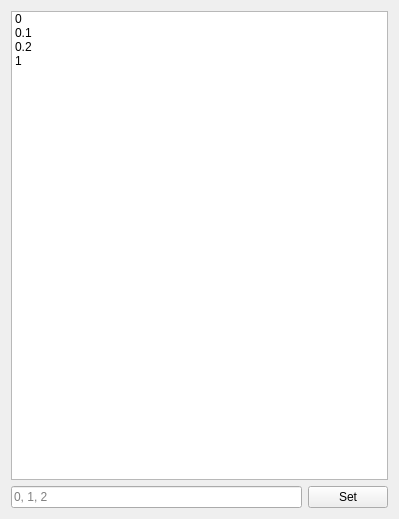
<?xml version="1.0" encoding="UTF-8"?>
<ui version="4.0">
 <class>KnotEdit</class>
 <widget class="QWidget" name="KnotEdit">
  <property name="geometry">
   <rect>
    <x>0</x>
    <y>0</y>
    <width>399</width>
    <height>519</height>
   </rect>
  </property>
  <property name="windowTitle">
   <string>Form</string>
  </property>
  <layout class="QVBoxLayout" name="verticalLayout" stretch="1,0">
   <item>
    <widget class="QListWidget" name="knotView">
     <property name="sizePolicy">
      <sizepolicy hsizetype="Minimum" vsizetype="Expanding">
       <horstretch>0</horstretch>
       <verstretch>0</verstretch>
      </sizepolicy>
     </property>
     <property name="contextMenuPolicy">
      <enum>Qt::CustomContextMenu</enum>
     </property>
     <property name="dragDropMode">
      <enum>QAbstractItemView::NoDragDrop</enum>
     </property>
     <item>
      <property name="text">
       <string>0</string>
      </property>
     </item>
     <item>
      <property name="text">
       <string>0.1</string>
      </property>
     </item>
     <item>
      <property name="text">
       <string>0.2</string>
      </property>
     </item>
     <item>
      <property name="text">
       <string>1</string>
      </property>
     </item>
    </widget>
   </item>
   <item>
    <widget class="QWidget" name="widget" native="true">
     <layout class="QHBoxLayout" name="horizontalLayout">
      <property name="leftMargin">
       <number>0</number>
      </property>
      <property name="topMargin">
       <number>0</number>
      </property>
      <property name="rightMargin">
       <number>0</number>
      </property>
      <property name="bottomMargin">
       <number>0</number>
      </property>
      <item>
       <widget class="QLineEdit" name="knotLineEdit">
        <property name="placeholderText">
         <string>0, 1, 2</string>
        </property>
       </widget>
      </item>
      <item>
       <widget class="QPushButton" name="setButton">
        <property name="text">
         <string>Set</string>
        </property>
       </widget>
      </item>
     </layout>
    </widget>
   </item>
  </layout>
 </widget>
 <resources/>
 <connections>
  <connection>
   <sender>knotView</sender>
   <signal>itemChanged(QListWidgetItem*)</signal>
   <receiver>KnotEdit</receiver>
   <slot>knotEdit(QListWidgetItem*)</slot>
   <hints>
    <hint type="sourcelabel">
     <x>333</x>
     <y>95</y>
    </hint>
    <hint type="destinationlabel">
     <x>397</x>
     <y>100</y>
    </hint>
   </hints>
  </connection>
 </connections>
 <slots>
  <slot>knotEdit(QListWidgetItem*)</slot>
 </slots>
</ui>
